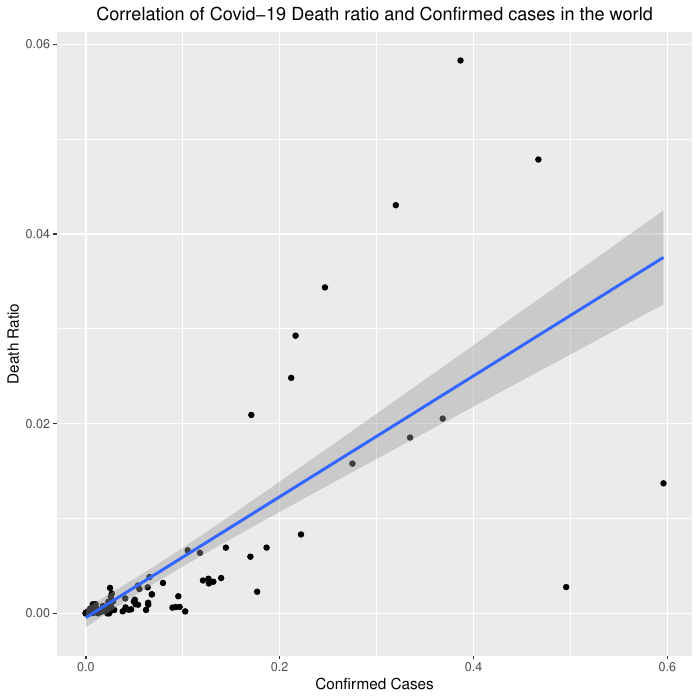

Generate this figure with R:
library(tidyverse)
library(ggplot2)
pdf("visualization.pdf")
P2 <- read.csv("Food_Supply_kcal_Data.csv")
Confirmed  <- P2$Confirmed
Deaths  <- P2$Deaths
P2_complete <- P2[complete.cases(P2),]
ggplot(P1_complete,aes ( x = Confirmed , y = Deaths ))+geom_point()+geom_smooth( method = "lm", formula = 'y ~ x')+ggtitle("Correlation of Covid-19 Death ratio and Confirmed cases in the world")+theme(plot.title = element_text(hjust = 0.5))+labs(x = "Confirmed Cases" , y = "Death Ratio")
ggplot(data= P2_complete,aes(x = Deaths))+geom_histogram(aes(y = after_stat(density)), bins = 15, fill ="grey",color = "1")+stat_function(fun = dnorm,args = list(mean = mean(P1_complete$Deaths),sd = sd(P1_complete$Deaths)), col = "red")+ggtitle("Histogram of Death Ratio")+theme(plot.title = element_text(hjust = 0.5))+labs( x = "Deaths Ratio")
dev.off()


  